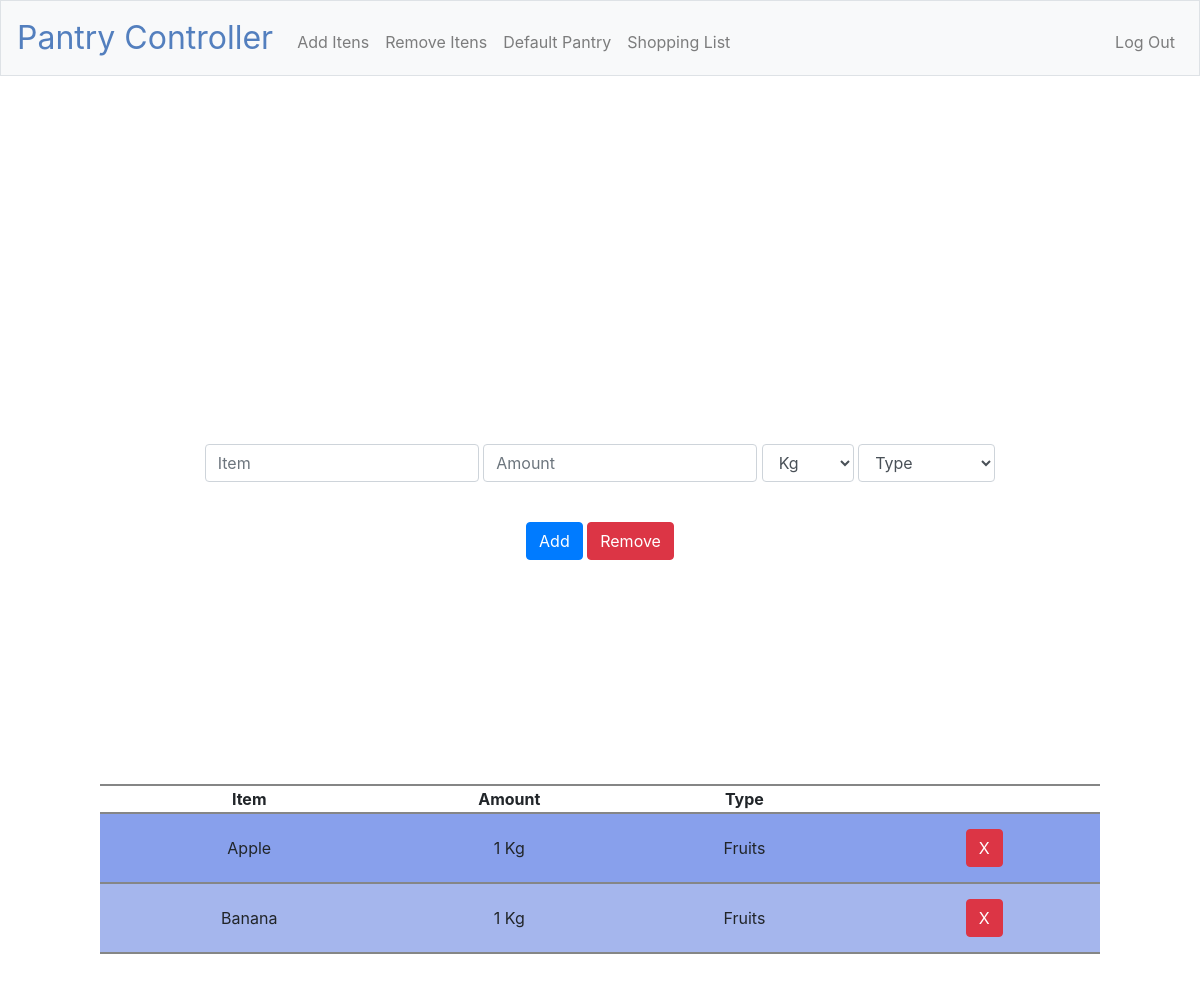
Screenshot of /default (signed in) with the database file from the repository.
### tables this page shows
CREATE TABLE "default_pantry" ('user_id' integer NOT NULL, 'item' text NOT NULL, 'amount' integer NOT NULL, 'unit' text NOT NULL, 'type' text);

### application.py (the view)
@app.route("/default", methods=["GET", "POST"])
@login_required
def default():
    if request.method == "POST":
        if not request.form.get("item"):
            flash("must add the item's name", "warning")
            return redirect(request.url)
        if not request.form.get("amount"):
            flash("must add an amount", "warning")
            return redirect(request.url)
        if not request.form.get("type"):
            flash("Select a valid type", "warning")
            return redirect(request.url)
        amount = request.form.get("amount")
        try:
            float(amount)
        except:
            flash("amount must be a number", "warning")
            return redirect(request.url)
        user = db.execute("SELECT item, amount FROM default_pantry WHERE user_id=? AND item=? AND type=? AND unit=?", session["user_id"], request.form.get("item").upper(), request.form.get("type"), request.form.get("unit"))
        if request.form["action"] == "add":
            if len(user) < 1:
                db.execute("INSERT INTO default_pantry (user_id ,item, amount, unit, type) VALUES(?, ?, ?, ?, ?)", session["user_id"], request.form.get("item").upper(), request.form.get("amount"), request.form.get("unit"), request.form.get("type"))
                flash("item added to default pantry!", "success")
                return redirect(request.url)
            else:
                print(user)
                db.execute("UPDATE default_pantry SET amount=? WHERE item=? AND user_id=? AND type=? AND unit=?", (user[0]["amount"] + float(request.form.get("amount"))), request.form.get("item").upper(), session["user_id"], request.form.get("type"), request.form.get("unit"))
                flash("item added to default pantry!", "success")
                return redirect(request.url)
        elif request.form["action"] == "x":
            if len(user) < 1 or int(request.form.get("amount")) > user[0]["amount"]:
                flash("you don't have enough of this item", "warning")
                return redirect(request.url)
            else:
                if (int(request.form.get("amount")) - user[0]["amount"]) == 0:
                    db.execute("DELETE FROM default_pantry WHERE user_id=? AND item=? AND type=? AND unit=?", session["user_id"], request.form.get("item").upper(), request.form.get("type"), request.form.get("unit"))
                else:
                    db.execute("UPDATE default_pantry SET amount=? WHERE user_id=? AND item=? AND type=? AND unit=?", (user[0]["amount"] - float(request.form.get("amount"))), session["user_id"], request.form.get("item").upper(), request.form.get("type"), request.form.get("unit"))
                flash("item removed from pantry!", "success")
                return redirect(request.url)
    else:
        storage = db.execute("SELECT item, amount, unit, type FROM default_pantry WHERE user_id=?", session["user_id"])
        if len(storage) < 1:
            flash("Itens added will be shown here!", "warning")
            return render_template("default.html", storage="")
        else:
            for item in storage:
                item["item"] = item["item"].title()
            return render_template("default.html", storage=storage)

### application.py (called while the page is built)
@app.after_request
def after_request(response):
    response.headers["Cache-Control"] = "no-cache, no-store, must-revalidate"
    response.headers["Expires"] = 0
    response.headers["Pragma"] = "no-cache"
    return response

### helpers.py (called while the page is built)
def login_required(f):
    @wraps(f)
    def decorated_function(*args, **kwargs):
        if session.get("user_id") is None:
            return redirect("/login")
        return f(*args, **kwargs)
    return decorated_function

### templates/default.html (shortened to what this page needs)
{% extends "layout.html" %}
{% block main %}
    <div class="container-fluid">
        <div class="row justify-content-center" id="spacer">
            <form action="/default" method="post">
                    <input autocomplete="off" autofocus class="form-control" name="item" placeholder="Item" type="text">
                    <input autocomplete="off"  class="form-control" name="amount" placeholder="Amount" type="text">
                    <select name="unit" class="form-control" id="sel1">
                        <option>Kg</option>
                    </select>
                    <select name="type" class="form-control" id="sel1">
                        <option value="" selected disabled>Type</option>
                    </select>
                    <div id="buttons">
                        <button class="btn btn-primary" name="action" id="add" value="add" type="submit">Add</button>
                        <button class="btn btn-danger" name="action" id="x" value="x" type="submit">Remove</button>
                    </div>
            </form>
        </div>
        {% if storage != ""%}
            <div id="index_table" class="row justify-content-center">
                <table>
                    <tr>
                        <th>Item</th>
                        <th>Amount</th>
                        <th>Type</th>
                        <th>    </th>
                    </tr>
                    <tr id="test">
                        {% for row in storage %}
                            <tr>
                                <td>{{row.item}}</td>
                                <td>{{row.amount}} {{row.unit}}</td>
                                <td>{{row.type}}</td>
                                <td>
                                    <button class="btn btn-danger" id="{{row.item}} {{row.unit}} {{row.type}}" type="submit">X</button>
                                </td>
                            </tr>
                        {% endfor %}
                    </tr>
                </table>
            </div>
        {% endif %}
    </div>
{% endblock %}

### static/styles.css (style rules this page uses)
main .form-control { display: inline-block; width: auto; }
tr:nth-child(even) { background: #a5b6ed }
tr:nth-child(odd) { background: #88a0ec }
thead, tr { border-top: 2px solid #858686; border-bottom: 2px solid #858686; }
td { padding: 15px; }
table { width: 1000px; max-width: 100%; opacity: 20; }
th { background: #fff; }
#index_table { padding-top: 2rem; padding-bottom: 10rem; }
#spacer { padding-top: 20rem; padding-bottom: 10rem; }
#buttons { padding-top: 2rem; padding-bottom: 2rem; }
.form-control { margin-bottom: 0.5rem; }

### rows the page displays
default_pantry: item "Apple", amount "1", unit "Kg", type "Fruits"
default_pantry: item "Banana", amount "1", unit "Kg", type "Fruits"
